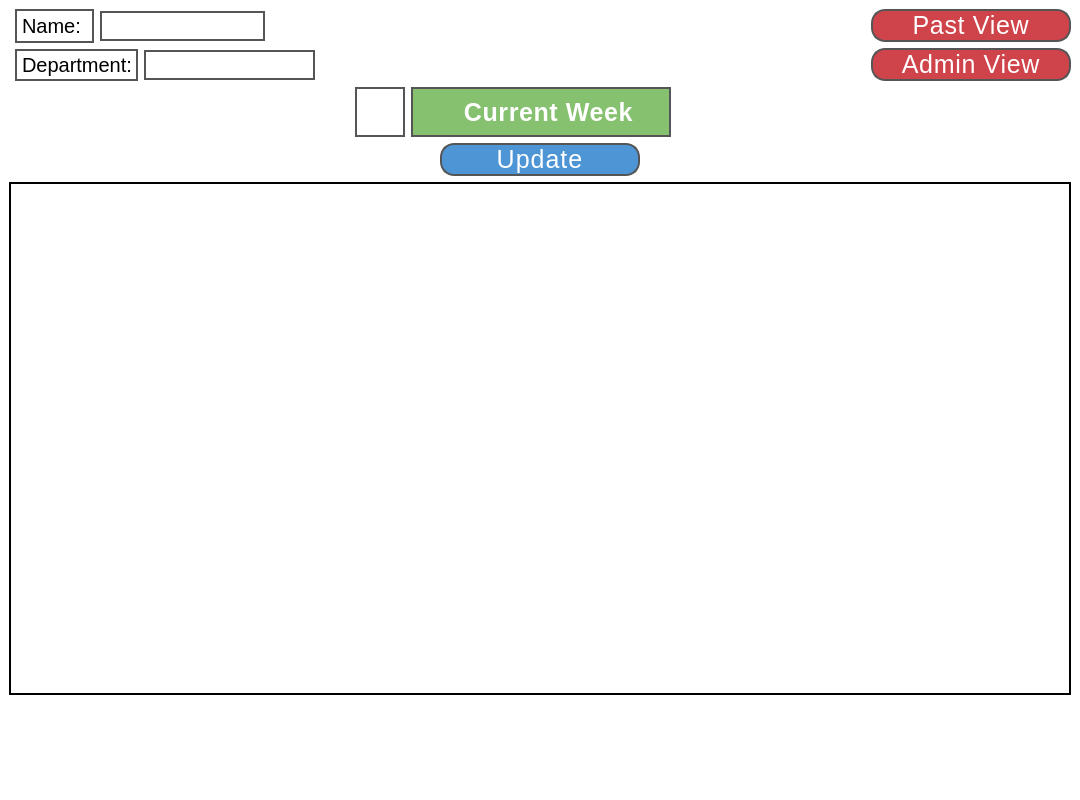
<?xml version="1.0" encoding="UTF-8"?>
<ui version="4.0">
 <class>UserViewWindow</class>
 <widget class="QMainWindow" name="UserViewWindow">
  <property name="geometry">
   <rect>
    <x>0</x>
    <y>0</y>
    <width>1080</width>
    <height>800</height>
   </rect>
  </property>
  <property name="minimumSize">
   <size>
    <width>200</width>
    <height>800</height>
   </size>
  </property>
  <property name="maximumSize">
   <size>
    <width>1080</width>
    <height>800</height>
   </size>
  </property>
  <property name="font">
   <font>
    <family>Tahoma</family>
   </font>
  </property>
  <property name="windowTitle">
   <string>User View</string>
  </property>
  <property name="accessibleName">
   <string/>
  </property>
  <property name="styleSheet">
   <string notr="true">background-color: white;</string>
  </property>
  <widget class="QWidget" name="centralwidget">
   <property name="minimumSize">
    <size>
     <width>1080</width>
     <height>800</height>
    </size>
   </property>
   <property name="maximumSize">
    <size>
     <width>1080</width>
     <height>800</height>
    </size>
   </property>
   <layout class="QGridLayout" name="gridLayout">
    <item row="0" column="1" colspan="2">
     <layout class="QHBoxLayout" name="horizontalLayout_3">
      <property name="leftMargin">
       <number>0</number>
      </property>
      <property name="rightMargin">
       <number>600</number>
      </property>
      <item alignment="Qt::AlignmentFlag::AlignLeft">
       <widget class="QLabel" name="name_label">
        <property name="maximumSize">
         <size>
          <width>80</width>
          <height>16777215</height>
         </size>
        </property>
        <property name="font">
         <font>
          <family>Tahoma</family>
          <pointsize>-1</pointsize>
         </font>
        </property>
        <property name="styleSheet">
         <string notr="true">border: 2px solid #555; 
background-color: white; 
color: black; 
font-size: 20px;</string>
        </property>
        <property name="text">
         <string>Name: </string>
        </property>
       </widget>
      </item>
      <item alignment="Qt::AlignmentFlag::AlignLeft">
       <widget class="QLineEdit" name="name_filter">
        <property name="minimumSize">
         <size>
          <width>100</width>
          <height>0</height>
         </size>
        </property>
        <property name="maximumSize">
         <size>
          <width>200</width>
          <height>16777215</height>
         </size>
        </property>
        <property name="styleSheet">
         <string notr="true">border: 2px solid #555; 
background-color: white; 
color: black; 
font-size: 20px;</string>
        </property>
       </widget>
      </item>
     </layout>
    </item>
    <item row="0" column="3" rowspan="2">
     <layout class="QVBoxLayout" name="verticalLayout_2">
      <item>
       <widget class="QPushButton" name="past_view_button">
        <property name="minimumSize">
         <size>
          <width>200</width>
          <height>0</height>
         </size>
        </property>
        <property name="font">
         <font>
          <family>Tahoma</family>
          <pointsize>-1</pointsize>
          <fontweight>DemiBold</fontweight>
         </font>
        </property>
        <property name="styleSheet">
         <string notr="true">border: 2px solid #555; 
border-radius: 14px;
background-color:rgb(207, 67, 74); 
color: white; 
letter-spacing: 0.7px; 
font-size: 25px;</string>
        </property>
        <property name="text">
         <string>Past View</string>
        </property>
       </widget>
      </item>
      <item>
       <widget class="QPushButton" name="admin_view_button">
        <property name="minimumSize">
         <size>
          <width>200</width>
          <height>0</height>
         </size>
        </property>
        <property name="font">
         <font>
          <family>Tahoma</family>
          <pointsize>-1</pointsize>
          <fontweight>DemiBold</fontweight>
         </font>
        </property>
        <property name="styleSheet">
         <string notr="true">border: 2px solid #555; 
border-radius: 14px;
background-color:rgb(207, 67, 74); 
color: white; 
letter-spacing: 0.7px; 
font-size: 25px;</string>
        </property>
        <property name="text">
         <string>Admin View</string>
        </property>
       </widget>
      </item>
     </layout>
    </item>
    <item row="1" column="1" colspan="2">
     <layout class="QHBoxLayout" name="horizontalLayout_4">
      <property name="rightMargin">
       <number>550</number>
      </property>
      <item alignment="Qt::AlignmentFlag::AlignLeft">
       <widget class="QLabel" name="department_label">
        <property name="minimumSize">
         <size>
          <width>50</width>
          <height>0</height>
         </size>
        </property>
        <property name="maximumSize">
         <size>
          <width>130</width>
          <height>16777215</height>
         </size>
        </property>
        <property name="font">
         <font>
          <family>Tahoma</family>
          <pointsize>-1</pointsize>
         </font>
        </property>
        <property name="styleSheet">
         <string notr="true">border: 2px solid #555; 
background-color: white; 
color: black; 
font-size: 20px;</string>
        </property>
        <property name="text">
         <string>Department: </string>
        </property>
       </widget>
      </item>
      <item alignment="Qt::AlignmentFlag::AlignLeft">
       <widget class="QLineEdit" name="department_filter">
        <property name="minimumSize">
         <size>
          <width>100</width>
          <height>0</height>
         </size>
        </property>
        <property name="maximumSize">
         <size>
          <width>200</width>
          <height>16777215</height>
         </size>
        </property>
        <property name="styleSheet">
         <string notr="true">border: 2px solid #555; 
background-color: white; 
color: black; 
font-size: 20px;</string>
        </property>
       </widget>
      </item>
     </layout>
    </item>
    <item row="2" column="0" colspan="4">
     <layout class="QVBoxLayout" name="verticalLayout">
      <property name="sizeConstraint">
       <enum>QLayout::SizeConstraint::SetMinimumSize</enum>
      </property>
      <item>
       <layout class="QHBoxLayout" name="horizontalLayout_2">
        <property name="leftMargin">
         <number>0</number>
        </property>
        <property name="rightMargin">
         <number>400</number>
        </property>
        <item alignment="Qt::AlignmentFlag::AlignRight|Qt::AlignmentFlag::AlignVCenter">
         <widget class="QLabel" name="current_week_icon">
          <property name="minimumSize">
           <size>
            <width>50</width>
            <height>50</height>
           </size>
          </property>
          <property name="maximumSize">
           <size>
            <width>40</width>
            <height>40</height>
           </size>
          </property>
          <property name="font">
           <font>
            <kerning>true</kerning>
           </font>
          </property>
          <property name="styleSheet">
           <string notr="true">border: 2px solid #555; 
</string>
          </property>
          <property name="text">
           <string/>
          </property>
          <property name="pixmap">
           <pixmap>:/IMGs/current_week.png</pixmap>
          </property>
          <property name="scaledContents">
           <bool>true</bool>
          </property>
         </widget>
        </item>
        <item alignment="Qt::AlignmentFlag::AlignTop">
         <widget class="QLabel" name="current_week_label">
          <property name="minimumSize">
           <size>
            <width>50</width>
            <height>50</height>
           </size>
          </property>
          <property name="maximumSize">
           <size>
            <width>260</width>
            <height>40</height>
           </size>
          </property>
          <property name="font">
           <font>
            <family>Tahoma</family>
            <pointsize>-1</pointsize>
            <bold>true</bold>
           </font>
          </property>
          <property name="styleSheet">
           <string notr="true">border: 2px solid #555; 
background-color: rgb(133, 193, 111);
color: white; 
letter-spacing: 0.6px; 
font-size: 25px;
</string>
          </property>
          <property name="text">
           <string>  Current Week</string>
          </property>
          <property name="alignment">
           <set>Qt::AlignmentFlag::AlignCenter</set>
          </property>
         </widget>
        </item>
       </layout>
      </item>
      <item alignment="Qt::AlignmentFlag::AlignHCenter">
       <widget class="QPushButton" name="update_button">
        <property name="minimumSize">
         <size>
          <width>200</width>
          <height>0</height>
         </size>
        </property>
        <property name="maximumSize">
         <size>
          <width>200</width>
          <height>16777215</height>
         </size>
        </property>
        <property name="font">
         <font>
          <family>Tahoma</family>
          <pointsize>-1</pointsize>
          <fontweight>ExtraBold</fontweight>
         </font>
        </property>
        <property name="styleSheet">
         <string notr="true">border: 2px solid #555; 
border-radius: 14px;
background-color: rgb(78, 149, 213); 
color: white; 
letter-spacing: 1px; 
font-size: 25px;</string>
        </property>
        <property name="text">
         <string>Update</string>
        </property>
       </widget>
      </item>
      <item>
       <widget class="QTableView" name="current_week_time_table">
        <property name="maximumSize">
         <size>
          <width>2000</width>
          <height>16777215</height>
         </size>
        </property>
        <property name="font">
         <font>
          <family>Tahoma</family>
          <pointsize>-1</pointsize>
          <italic>false</italic>
          <bold>false</bold>
         </font>
        </property>
        <property name="styleSheet">
         <string notr="true">QTableView {
    color: black;
    gridline-color: black;
    border: 2px solid black;  /* Outer border of the whole table */
    font: 10px;
	font-size: 12px;
}
QTableView::item {
    border-top: 1px solid black;  /* Borders for each cell */
    border-bottom: 1px solid black;
    border-left: 1px solid black;
    border-right: 1px solid #555;
}
QTableCornerButton::section {
    background-color: rgb(78, 149, 213);
}
QTableView::item:selected {
    background-color: rgb(144, 144, 144);  /* Background color for selected item */
    color: black;  /* Text color for selected item */
}
QTableView::item:focus {
    border: 2px solid rgb(242, 128, 133);
    background-color: rgb(144, 144, 144);
}
QHeaderView::section {
    background-color: rgb(78, 149, 213);
    color: white;
    height: 35px;
    font: 14px;
}
QScrollBar:vertical {
    background: rgb(188, 224, 235);
}
QScrollBar::handle:vertical {
    background: rgb(71, 153, 176);
}
QScrollBar:horizontal {
    background: rgb(188, 224, 235);
}
QScrollBar::handle:horizontal {
    background: rgb(71, 153, 176);
}
QLineEdit {
    color: black;  /* Text color for QLineEdit (editor) */
}</string>
        </property>
        <property name="selectionBehavior">
         <enum>QAbstractItemView::SelectionBehavior::SelectRows</enum>
        </property>
        <property name="cornerButtonEnabled">
         <bool>false</bool>
        </property>
       </widget>
      </item>
      <item alignment="Qt::AlignmentFlag::AlignHCenter">
       <widget class="QLabel" name="label_2">
        <property name="minimumSize">
         <size>
          <width>200</width>
          <height>90</height>
         </size>
        </property>
        <property name="maximumSize">
         <size>
          <width>200</width>
          <height>90</height>
         </size>
        </property>
        <property name="font">
         <font>
          <kerning>true</kerning>
         </font>
        </property>
        <property name="text">
         <string/>
        </property>
        <property name="pixmap">
         <pixmap>:/IMGs/subbaroo_long_name.jpg</pixmap>
        </property>
        <property name="scaledContents">
         <bool>true</bool>
        </property>
       </widget>
      </item>
     </layout>
    </item>
   </layout>
  </widget>
 </widget>
 <resources/>
 <connections/>
</ui>
